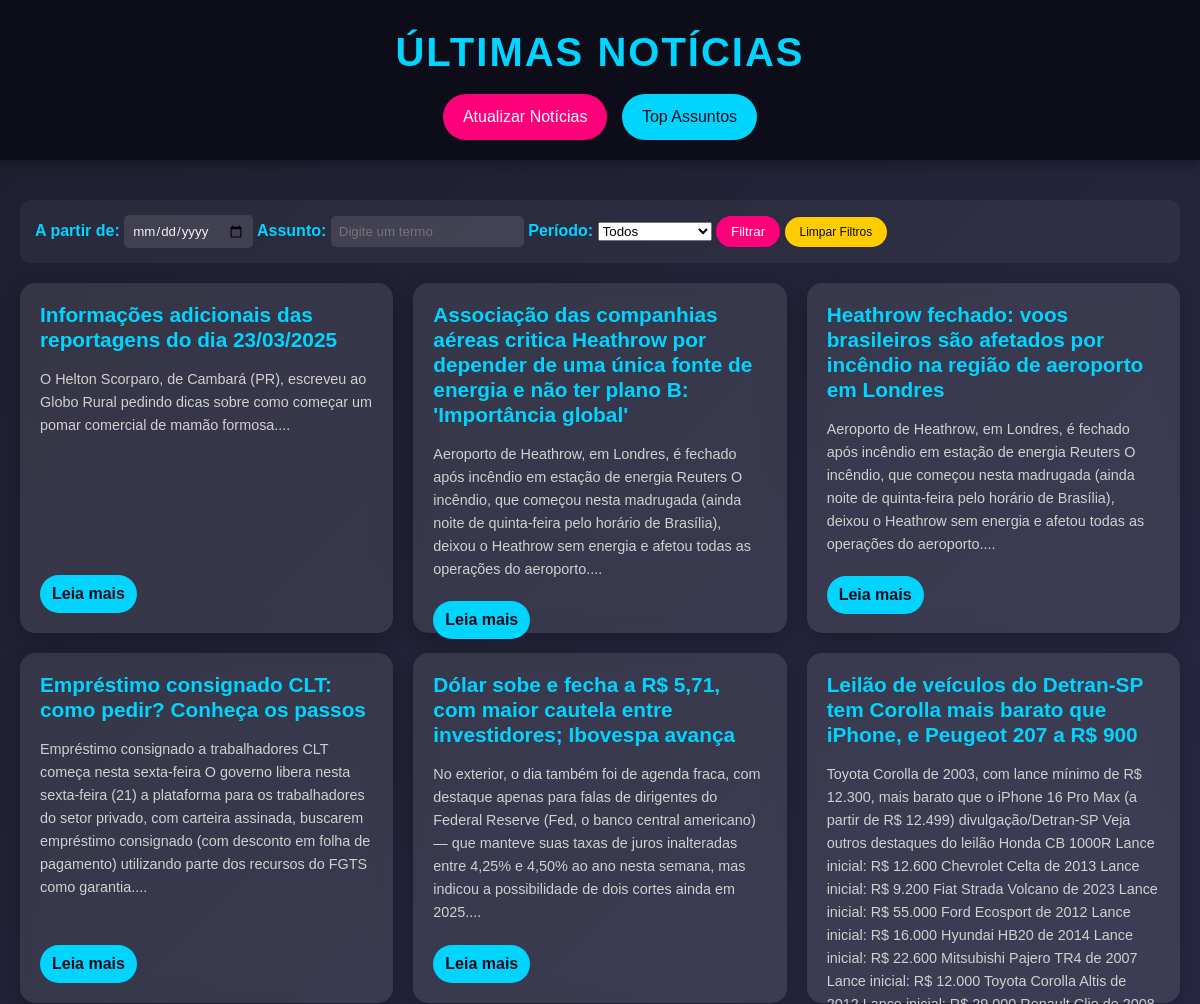
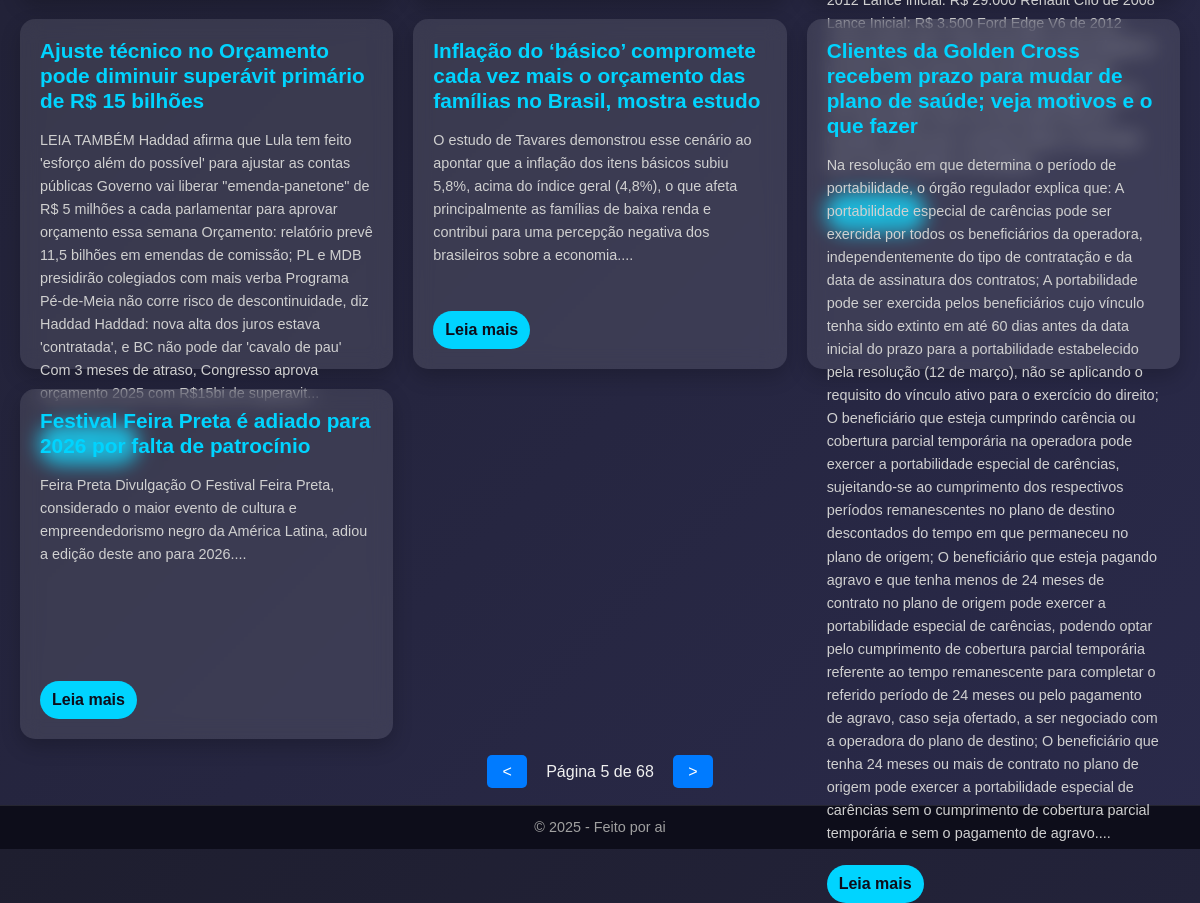
The app's page /?page=5 with its own data (2 pictures, top to bottom).
### app/models.py (models this page shows)
class Noticia(db.Model):
    __tablename__ = 'Noticia'
    id = db.Column(db.Integer, primary_key=True)
    titulo = db.Column(db.String(200), nullable=False)
    conteudo = db.Column(db.Text, nullable=False)
    url = db.Column(db.String(500), unique=True, nullable=False)
    data_publicacao = db.Column(db.DateTime, nullable=False)
    resumo = db.Column(db.Text)

### app/routes.py (the view)
@bp.route('/', methods=['GET'])
def index():
    data_filtro = request.args.get('data', None)
    assunto_filtro = request.args.get('assunto', None)
    periodo = request.args.get('periodo', None)
    page = request.args.get('page', default=1, type=int)
    noticias_paginadas = filtrar_noticias(data_filtro, assunto_filtro, periodo, page=page, per_page=10)
    return render_template('index.html', noticias=noticias_paginadas.items, pagination=noticias_paginadas)

### app/repository.py (called while the page is built, shortened)
def filtrar_noticias(data_filtro=None, assunto_filtro=None, periodo=None, page=1, per_page=10):
    query = Noticia.query
    if data_filtro:
        try:
            data = datetime.strptime(data_filtro, '%Y-%m-%d')
            query = query.filter(db.func.date(Noticia.data_publicacao) >= data.date())
        except ValueError:
            pass
    if periodo == 'semana':
        data_inicio = datetime.now() - timedelta(days=7)
        query = query.filter(Noticia.data_publicacao >= data_inicio)
    elif periodo == 'mes':
        data_inicio = datetime.now() - timedelta(days=30)
        query = query.filter(Noticia.data_publicacao >= data_inicio)
    return query.order_by(Noticia.data_publicacao.desc()).paginate(page=page, per_page=per_page)

### app/templates/index.html (shortened to what this page needs)
<!DOCTYPE html>
<html lang="pt-br">
<head>
    <link rel="stylesheet" href="{{ url_for('static', filename='styles.css') }}">
</head>
<body>
    <header>
        <h1>Últimas Notícias</h1>
        <a href="/atualizar" class="btn-atualizar">Atualizar Notícias</a>
        <a href="/dashboard" class="btn-dashboard">Top Assuntos</a>
    </header>
        <main>
        <section class="filtro-container">
            <form method="GET" action="/">
                <label for="data">A partir de:</label>
                <input type="date" id="data" name="data">
                <label for="assunto">Assunto:</label>
                <input type="text" id="assunto" name="assunto" placeholder="Digite um termo">
                <label for="periodo">Período:</label>
                <select id="periodo" name="periodo">
                    <option value="">Todos</option>
                </select>
                <button type="submit" class="btn-filtrar">Filtrar</button>
                <a href="/" class="btn-limpar">Limpar Filtros</a>
            </form>
        </section>
        <section class="noticias-container">
            {% for noticia in noticias %}
                <article class="noticia-card">
                    <h2>{{ noticia.titulo }}</h2>
                    <p>{{ noticia.resumo or noticia.conteudo[:200] }}...</p>
                    <a class="btn-leia-mais" href="{{ url_for('main.noticia_detalhe', id=noticia.id) }}">Leia mais</a>                </article>
            {% endfor %}
        </section>
        <div class="pagination">
            {% if pagination.has_prev %}
                <a href="{{ url_for('main.index', page=pagination.prev_num, data=request.args.get('data'), assunto=request.args.get('assunto'), periodo=request.args.get('periodo')) }}"><</a>
            {% endif %}
            <span>Página {{ pagination.page }} de {{ pagination.pages }}</span>
            {% if pagination.has_next %}
                <a href="{{ url_for('main.index', page=pagination.next_num, data=request.args.get('data'), assunto=request.args.get('assunto'), periodo=request.args.get('periodo')) }}">></a>
            {% endif %}
        </div>
    </main>
    <footer>
        <p>© 2025 - Feito por ai</p>
    </footer>
</body>
</html>

### app/static/styles.css (style rules this page uses)
* { margin: 0; padding: 0; box-sizing: border-box; font-family: 'Arial', sans-serif; }
body { background: linear-gradient(135deg, #1e1e2f 0%, #2a2a4a 100%); color: #f0f0f0; line-height: 1.6; min-height: 100vh; display: flex; flex-direction: column; }
header { background: #0d0d1a; padding: 20px; text-align: center; box-shadow: 0 4px 10px rgba(0, 0, 0, 0.3); }
header h1 { font-size: 2.5em; color: #00d4ff; text-transform: uppercase; letter-spacing: 2px; }
.btn-atualizar, .btn-voltar { display: inline-block; margin-top: 10px; padding: 10px 20px; background: #ff007a; color: #fff; text-decoration: none; border-radius: 25px; transition: transform 0.3s, background 0.3s; }
main { flex: 1; padding: 20px; }
.filtro-container { max-width: 1200px; margin: 20px auto; padding: 15px; background: rgba(255, 255, 255, 0.05); border-radius: 10px; display: flex; gap: 15px; align-items: center; }
.filtro-container label { color: #00d4ff; font-weight: bold; }
.filtro-container input { padding: 8px; border: none; border-radius: 5px; background: rgba(255, 255, 255, 0.1); color: #f0f0f0; }
.btn-filtrar { padding: 8px 15px; background: #ff007a; color: #fff; border: none; border-radius: 20px; cursor: pointer; transition: background 0.3s; }
.btn-limpar { font-size: 12px; padding: 8px 15px; background: #ffcc00; color: #0d0d1a; text-decoration: none; border-radius: 20px; transition: background 0.3s; }
.noticias-container { max-width: 1200px; margin: 0 auto; display: grid; grid-template-columns: repeat(auto-fit, minmax(300px, 1fr)); gap: 20px; }
.noticia-card { background: rgba(255, 255, 255, 0.1); border-radius: 15px; padding: 20px; backdrop-filter: blur(10px); box-shadow: 0 8px 20px rgba(0, 0, 0, 0.2); transition: transform 0.3s, box-shadow 0.3s; height: 350px; display: flex; flex-direction: column; gap: 10px; }
.noticia-card h2 { font-size: 1.3em; color: #00d4ff; margin-bottom: 5px; line-height: 1.2; }
.noticia-card p { font-size: 0.9em; color: #d0d0d0; margin-bottom: 10px; flex-grow: 1; }
.btn-leia-mais { display: inline-block; padding: 6px 12px; background: #00d4ff; color: #0d0d1a; text-decoration: none; border-radius: 20px; font-weight: bold; transition: background 0.3s; align-self: flex-start; }
.pagination { margin-top: 20px; text-align: center; }
.pagination a { padding: 8px 15px; background-color: #007bff; color: white; text-decoration: none; border-radius: 5px; margin: 0 5px; }
.pagination span { margin: 0 10px; }
footer { background: #0d0d1a; padding: 10px; text-align: center; font-size: 0.9em; color: #a0a0a0; border-top: 1px solid rgba(255, 255, 255, 0.1); }
.btn-dashboard { display: inline-block; margin-top: 10px; margin-left: 10px; padding: 10px 20px; background: #00d4ff; color: #0d0d1a; text-decoration: none; border-radius: 25px; transition: background 0.3s; }

### records on screen
Noticia: titulo "Informações adicionais das reportagens do dia 23/03/2025", resumo "O Helton Scorparo, de Cambará (PR), escreveu ao Globo Rural pedindo dicas sobre como começar um pomar comercial de mamão formosa."
Noticia: titulo "Associação das companhias aéreas critica Heathrow por depender de uma única fonte de energia e não ter plano B: 'Importância global'", resumo "Aeroporto de Heathrow, em Londres, é fechado após incêndio em estação de energia Reuters O incêndio, que começou nesta madrugada (ainda noite de quinta-feira pelo horário de Brasília), deixou o Heathrow sem energia e afetou todas as operações do aeroporto."
Noticia: titulo "Heathrow fechado: voos brasileiros são afetados por incêndio na região de aeroporto em Londres", resumo "Aeroporto de Heathrow, em Londres, é fechado após incêndio em estação de energia Reuters O incêndio, que começou nesta madrugada (ainda noite de quinta-feira pelo horário de Brasília), deixou o Heathrow sem energia e afetou todas as operações do aeroporto."
Noticia: titulo "Empréstimo consignado CLT: como pedir? Conheça os passos", resumo "Empréstimo consignado a trabalhadores CLT começa nesta sexta-feira O governo libera nesta sexta-feira (21) a plataforma para os trabalhadores do setor privado, com carteira assinada, buscarem empréstimo consignado (com desconto em folha de pagamento) utilizando parte dos recursos do FGTS como garantia."
Noticia: titulo "Dólar sobe e fecha a R$ 5,71, com maior cautela entre investidores; Ibovespa avança", resumo "No exterior, o dia também foi de agenda fraca, com destaque apenas para falas de dirigentes do Federal Reserve (Fed, o banco central americano) — que manteve suas taxas de juros inalteradas entre 4,25% e 4,50% ao ano nesta semana, mas indicou a possibilidade de dois cortes ainda em 2025."
Noticia: titulo "Leilão de veículos do Detran-SP tem Corolla mais barato que iPhone, e Peugeot 207 a R$ 900", resumo "Toyota Corolla de 2003, com lance mínimo de R$ 12.300, mais barato que o iPhone 16 Pro Max (a partir de R$ 12.499) divulgação/Detran-SP Veja outros destaques do leilão Honda CB 1000R Lance inicial: R$ 12.600 Chevrolet Celta de 2013 Lance inicial: R$ 9.200 Fiat Strada Volcano de 2023 Lance inicial: R$ 55.000 Ford Ecosport de 2012 Lance inicial: R$ 16.000 Hyundai HB20 de 2014 Lance inicial: R$ 22.600 Mitsubishi Pajero TR4 de 2007 Lance inicial: R$ 12.000 Toyota Corolla Altis de 2012 Lance inicial: R$ 29.000 Renault Clio de 2008 Lance Inicial: R$ 3.500 Ford Edge V6 de 2012 Lance inicial: R$ 17.500 Chevrolet Vectra Elegance de 2007 Lance inicial: R$ 10.600 Fiat Strada Volcano, em leilão em…"
Noticia: titulo "Ajuste técnico no Orçamento pode diminuir superávit primário de R$ 15 bilhões", resumo "LEIA TAMBÉM Haddad afirma que Lula tem feito 'esforço além do possível' para ajustar as contas públicas Governo vai liberar \"emenda-panetone\" de R$ 5 milhões a cada parlamentar para aprovar orçamento essa semana Orçamento: relatório prevê 11,5 bilhões em emendas de comissão; PL e MDB presidirão colegiados com mais verba Programa Pé-de-Meia não corre risco de descontinuidade, diz Haddad Haddad: nova alta dos juros estava 'contratada', e BC não pode dar 'cavalo de pau' Com 3 meses de atraso, Congresso aprova orçamento 2025 com R$15bi de superavit"
Noticia: titulo "Inflação do ‘básico’ compromete cada vez mais o orçamento das famílias no Brasil, mostra estudo", resumo "O estudo de Tavares demonstrou esse cenário ao apontar que a inflação dos itens básicos subiu 5,8%, acima do índice geral (4,8%), o que afeta principalmente as famílias de baixa renda e contribui para uma percepção negativa dos brasileiros sobre a economia."
Noticia: titulo "Clientes da Golden Cross recebem prazo para mudar de plano de saúde; veja motivos e o que fazer", resumo "Na resolução em que determina o período de portabilidade, o órgão regulador explica que: A portabilidade especial de carências pode ser exercida por todos os beneficiários da operadora, independentemente do tipo de contratação e da data de assinatura dos contratos; A portabilidade pode ser exercida pelos beneficiários cujo vínculo tenha sido extinto em até 60 dias antes da data inicial do prazo para a portabilidade estabelecido pela resolução (12 de março), não se aplicando o requisito do vínculo ativo para o exercício do direito; O beneficiário que esteja cumprindo carência ou cobertura parcial temporária na operadora pode exercer a portabilidade especial de carências, sujeitando-se ao…"
Noticia: titulo "Festival Feira Preta é adiado para 2026 por falta de patrocínio", resumo "Feira Preta Divulgação O Festival Feira Preta, considerado o maior evento de cultura e empreendedorismo negro da América Latina, adiou a edição deste ano para 2026."

### other values on screen
{{ pagination.page }} "5"
{{ pagination.pages }} "68"
